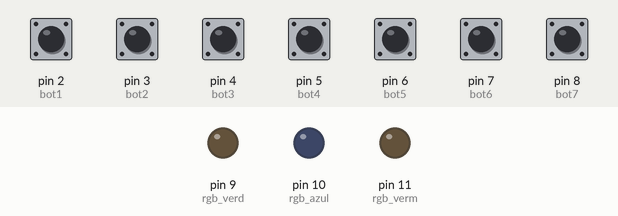
Recording of a sketch running on a simulated Arduino Uno, built with avr-gcc and run on an emulated ATmega328P. Shown: output pins drawn as LEDs (lit = HIGH). The inputs (shaded band) are chosen by the test bench; at power-on: pin 2 (bot1), pin 3 (bot2), pin 4 (bot3), pin 5 (bot4), pin 6 (bot5), pin 7 (bot6), pin 8 (bot7) HIGH.

Above: at 1.2 s.
1.3 s: pin 2 (bot1) pulled LOW for 0.15 s
At 2.5 s:
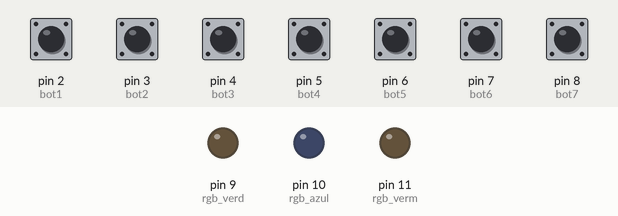
3.0 s: pin 5 (bot4) pulled LOW for 0.15 s
At 3.1 s:
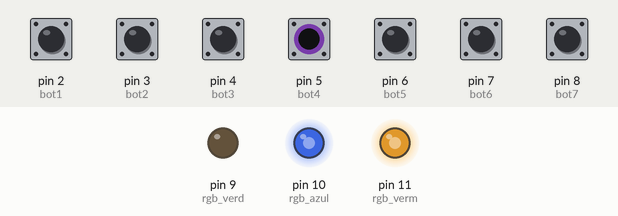
4.7 s: pin 3 (bot2) pulled LOW for 0.15 s
At 6.1 s:
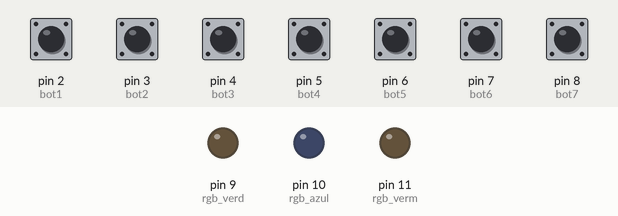
6.4 s: pin 4 (bot3) pulled LOW for 0.15 s
At 7.6 s:
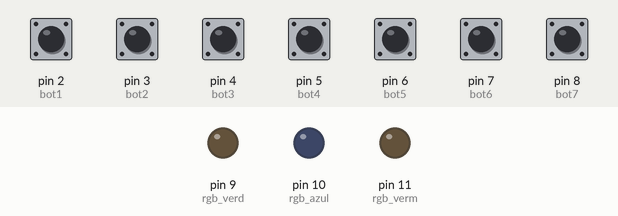
8.1 s: pin 6 (bot5) pulled LOW for 0.15 s
At 8.2 s:
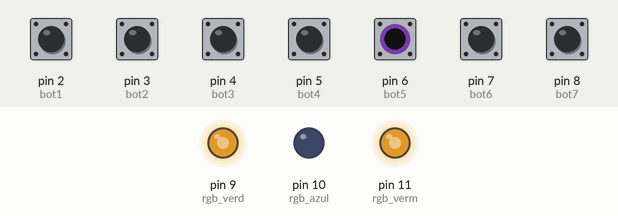
9.8 s: pin 7 (bot6) pulled LOW for 0.15 s
At 11.4 s:
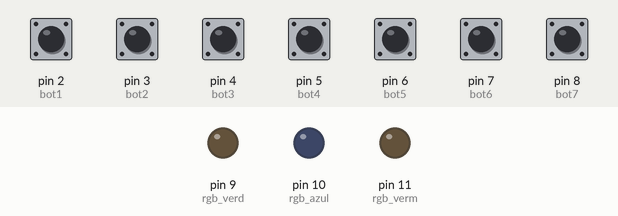
Timing chart, 0 to 12.5 s (numbered marks = the images above; inputs shaded):
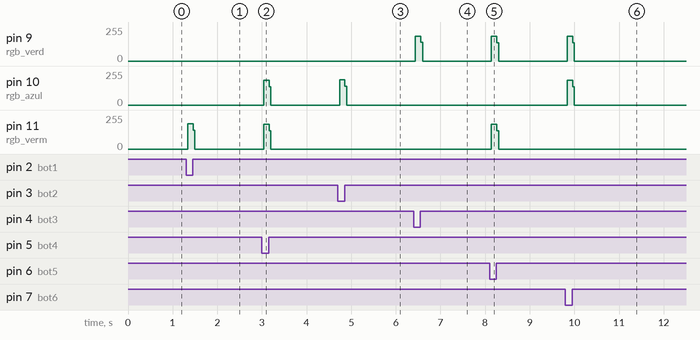

Measured:
- after the input at 1.3 s, pin 11 (rgb_verm): 0/255 → 188/255 at once, → 0/255 0.12 s later
- after the input at 3.0 s, pin 10 (rgb_azul), pin 11 (rgb_verm): 0/255 → 185/255 at once, → 0/255 0.12 s later
- after the input at 4.7 s, pin 10 (rgb_azul): 0/255 → 188/255 at once, → 0/255 0.12 s later
- after the input at 6.4 s, pin 9 (rgb_verd): 0/255 → 187/255 at once, → 0/255 0.12 s later
- after the input at 8.1 s, pin 9 (rgb_verd), pin 11 (rgb_verm): 0/255 → 185/255 at once, → 0/255 0.12 s later
- after the input at 9.8 s, pin 9 (rgb_verd), pin 10 (rgb_azul): 0/255 → 185/255 at once, → 0/255 0.12 s later

The sketch:

led_rgb.ino
```cpp
// Autor: Alba Araújo

#define rgb_verm 11
#define rgb_azul 10
#define rgb_verd 9

#define bot1 2
#define bot2 3
#define bot3 4
#define bot4 5
#define bot5 6
#define bot6 7
#define bot7 8

void setup()
{
  Serial.begin(9600);

  pinMode(rgb_verm, OUTPUT);
  pinMode(rgb_azul, OUTPUT);
  pinMode(rgb_verd, OUTPUT);

  pinMode(bot1,INPUT_PULLUP);
  pinMode(bot2,INPUT_PULLUP);
  pinMode(bot3,INPUT_PULLUP);
  pinMode(bot4,INPUT_PULLUP);
  pinMode(bot5,INPUT_PULLUP);
  pinMode(bot6,INPUT_PULLUP);
  pinMode(bot7,INPUT_PULLUP);
}

void liga_led(int verm, int azul, int verd)
{
  digitalWrite(rgb_verm, verm);
  digitalWrite(rgb_azul, azul);
  digitalWrite(rgb_verd, verd);
}

void loop()
{
  int botao1 = digitalRead(bot1);
  int botao2 = digitalRead(bot2);
  int botao3 = digitalRead(bot3);
  int botao4 = digitalRead(bot4);
  int botao5 = digitalRead(bot5);
  int botao6 = digitalRead(bot6);
  int botao7 = digitalRead(bot7);

  liga_led(0,0,0);

  if(botao1 == 0) liga_led(1,0,0); // cor: vermelho
  else if (botao2 == 0) liga_led(0,1,0); // cor: azul
  else if (botao3 == 0) liga_led(0,0,1); // cor: verde
  else if (botao4 == 0) liga_led(1,1,0); // cor: rosa
  else if (botao5 == 0) liga_led(1,0,1); // cor: amarelo
  else if (botao6 == 0) liga_led(0,1,1); // cor: turquesa
  else if (botao7 == 0) liga_led(1,1,1); // cor: branco
}
```
